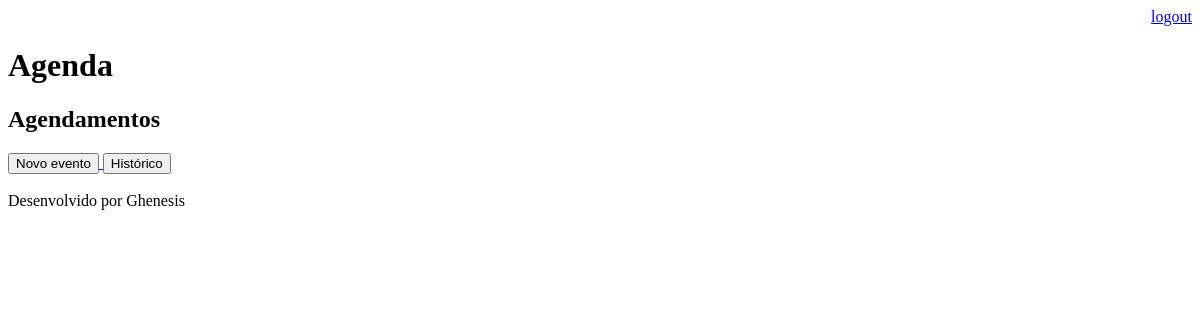
The app's page /agenda/ (signed in), older data.
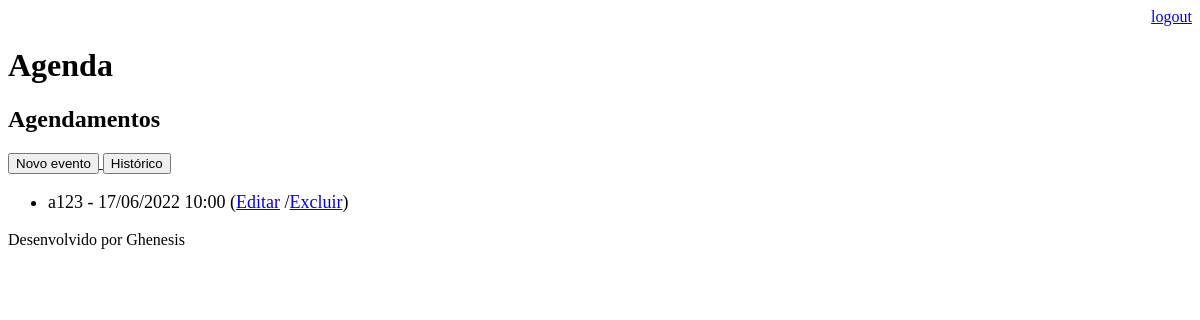
The same page, newer data.
### core/models.py (models this page shows, shortened)
class Evento(models.Model):
    titulo = models.CharField(max_length = 100)
    descricao = models.TextField(blank = True, null = True)
    data_evento = models.DateTimeField(verbose_name = 'Data do evento')
    data_criacao = models.DateTimeField(auto_now = True)
    usuario = models.ForeignKey(User, on_delete = models.CASCADE)
    class Meta():
        db_table = 'evento'
    def get_data_evento(self):
        return self.data_evento.strftime('%d/%m/%Y %H:%M')
    def get_evento_atrasado(self):
        if self.data_evento < datetime.now():
            return True
        return False
    def get_evento_proximo(self):
        atraso = self.data_evento - datetime.now()
        if atraso > timedelta(hours=0) and atraso <= timedelta(hours=1):
            return True
        return False

### core/views.py (the view)
# urls.py: path('agenda/', views.lista_eventos),
@login_required(login_url='/login/')
def lista_eventos(request):
    usuario = request.user
    data_atual = datetime.now() - timedelta(hours=1)
    evento = Evento.objects.filter(usuario=usuario,
                                    data_evento__gt=data_atual)
    dados = {'eventos':evento}
    return render(request, 'agenda.html', dados)

### templates/agenda.html (shortened to what this page needs)
{% extends "model-page.html" %}
{% block content %}
    <h2>Agendamentos</h2>
    <a href = "evento/">
        <button type="button">Novo evento</button>
    </a><a href="historico/">
        <button type="button">Histórico</button>
    </a>
    <ul style="font-size: 18px;">
        {% for evento in eventos %}
            <li>
                <div style >
                    {{evento.titulo}} - {{evento.get_data_evento}}
                    (<a href="evento/?id={{evento.id}}">Editar</a>
                    /<a href="evento/delete/{{evento.id}}/">Excluir</a>)
                </div>
            </li>
        {% endfor %}
    </ul>
{%endblock %}

Row changes from the older to the newer data that the page shows:
added Evento: titulo "a123", get_data_evento "17/06/2022 10:00"
